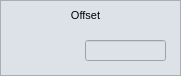
    <widget class="QFrame" name="frame_2">
     <property name="geometry">
      <rect>
       <x>90</x>
       <y>25</y>
       <width>181</width>
       <height>76</height>
      </rect>
     </property>
     <property name="styleSheet">
      <string notr="true">background-color: rgb(221, 226, 232);</string>
     </property>
     <property name="frameShape">
      <enum>QFrame::StyledPanel</enum>
     </property>
     <property name="frameShadow">
      <enum>QFrame::Raised</enum>
     </property>
     <widget class="caLineEdit" name="calineedit_17">
      <property name="geometry">
       <rect>
        <x>85</x>
        <y>40</y>
        <width>81</width>
        <height>21</height>
       </rect>
      </property>
      <property name="font">
       <font>
        <family>Sans Serif</family>
        <pointsize>11</pointsize>
       </font>
      </property>
      <property name="alignment">
       <set>Qt::AlignRight|Qt::AlignTrailing|Qt::AlignVCenter</set>
      </property>
      <property name="readOnly">
       <bool>true</bool>
      </property>
      <property name="channel" stdset="0">
       <string notr="true">$(DEVICE):dsp:amp_offset:A_mon</string>
      </property>
      <property name="foreground">
       <color>
        <red>170</red>
        <green>0</green>
        <blue>0</blue>
       </color>
      </property>
      <property name="background">
       <color>
        <red>255</red>
        <green>255</green>
        <blue>255</blue>
       </color>
      </property>
      <property name="colorMode">
       <enum>caLineEdit::Static</enum>
      </property>
      <property name="frameLineWidth" stdset="0">
       <number>1</number>
      </property>
      <property name="fontScaleMode">
       <enum>caLineEdit::WidthAndHeight</enum>
      </property>
     </widget>
     <widget class="QLabel" name="label_40">
      <property name="geometry">
       <rect>
        <x>5</x>
        <y>5</y>
        <width>161</width>
        <height>21</height>
       </rect>
      </property>
      <property name="font">
       <font>
        <pointsize>8</pointsize>
       </font>
      </property>
      <property name="text">
       <string>Offset</string>
      </property>
      <property name="alignment">
       <set>Qt::AlignCenter</set>
      </property>
     </widget>
     <widget class="caNumeric" name="canumeric_9">
      <property name="geometry">
       <rect>
        <x>5</x>
        <y>25</y>
        <width>76</width>
        <height>46</height>
       </rect>
      </property>
      <property name="autoFillBackground">
       <bool>false</bool>
      </property>
      <property name="integerDigits" stdset="0">
       <number>4</number>
      </property>
      <property name="decimalDigits" stdset="0">
       <number>0</number>
      </property>
      <property name="channel" stdset="0">
       <string notr="true">$(DEVICE):dsp:amp_offset:A_sp</string>
      </property>
      <property name="background">
       <color>
        <red>221</red>
        <green>226</green>
        <blue>232</blue>
       </color>
      </property>
      <property name="precisionMode">
       <enum>caNumeric::User</enum>
      </property>
      <property name="fixedFormat">
       <bool>true</bool>
      </property>
      <property name="limitsMode">
       <enum>caNumeric::Channel</enum>
      </property>
     </widget>
    </widget>
